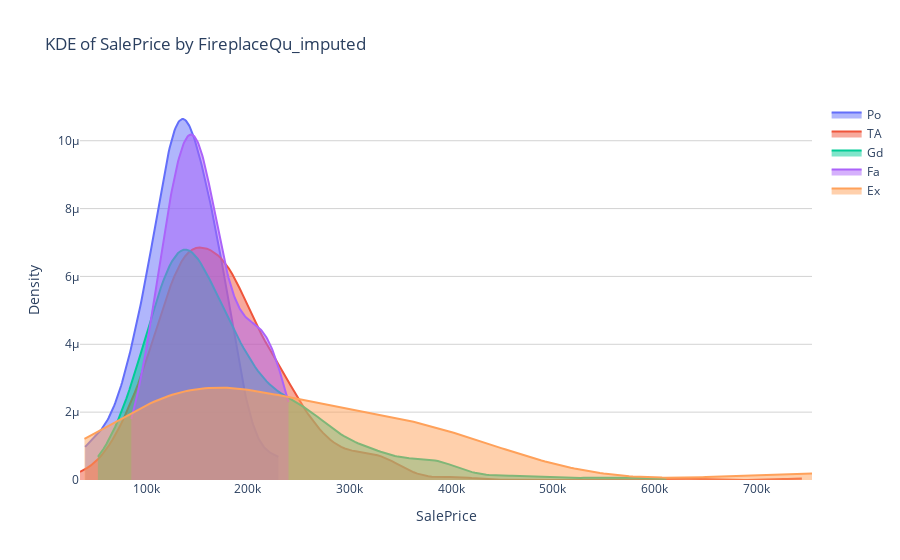

The notebook cell this image was saved under:
### Code cell
fig = go.Figure()

# Get unique non-null categories from the imputed column
categories = x_train.select(pl.col('FireplaceQu_imputed').drop_nulls()).to_series().unique()

for category in categories:
    # Filter SalePrice values where FireplaceQu_imputed equals the category using Polars
    subset = (
        x_train
        .filter(pl.col('FireplaceQu_imputed') == category)
        .select('SalePrice')
        .to_series()
        .drop_nulls()
        .to_numpy()
    )
    
    if len(subset) < 2:
        continue  # KDE requires at least 2 points

    x_vals = np.linspace(subset.min(), subset.max(), 200)
    kde_vals = gaussian_kde(subset)(x_vals)

    fig.add_trace(go.Scatter(
        x=x_vals,
        y=kde_vals,
        name=str(category),
        mode='lines',
        fill='tozeroy'  # Automatically colored and filled by Plotly
    ))

fig.update_layout(
    title='KDE of SalePrice by FireplaceQu_imputed',
    xaxis_title='SalePrice',
    yaxis_title='Density',
    plot_bgcolor='white',
    yaxis=dict(showgrid=True, gridcolor='lightgray'),
    xaxis=dict(showgrid=False)
)

fig.show()

### Figure 1 — Plotly figure (JSON) as saved in the notebook; plotly's stock layout.template omitted (floating-point values rounded to 4 significant figures; data arrays with more than 128 entries replaced by an {"elided": "..."} marker saying what was removed)
{"data": [{"fill": "tozeroy", "mode": "lines", "name": "Po", "type": "scatter", "x": {"elided": "200 float values"}, "y": {"elided": "200 float values"}}, {"fill": "tozeroy", "mode": "lines", "name": "TA", "type": "scatter", "x": {"elided": "200 float values"}, "y": {"elided": "200 float values"}}, {"fill": "tozeroy", "mode": "lines", "name": "Gd", "type": "scatter", "x": {"elided": "200 float values"}, "y": {"elided": "200 float values"}}, {"fill": "tozeroy", "mode": "lines", "name": "Fa", "type": "scatter", "x": {"elided": "200 float values"}, "y": {"elided": "200 float values"}}, {"fill": "tozeroy", "mode": "lines", "name": "Ex", "type": "scatter", "x": {"elided": "200 float values"}, "y": {"elided": "200 float values"}}], "layout": {"plot_bgcolor": "white", "title": {"text": "KDE of SalePrice by FireplaceQu_imputed"}, "xaxis": {"showgrid": false, "title": {"text": "SalePrice"}}, "yaxis": {"gridcolor": "lightgray", "showgrid": true, "title": {"text": "Density"}}}}
